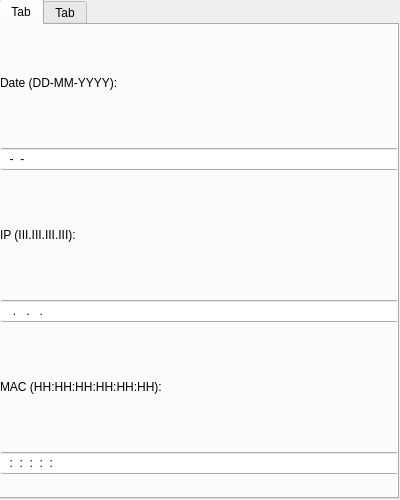
<?xml version="1.0" encoding="UTF-8"?>
<ui version="4.0">
 <class>Window</class>
 <widget class="QDialog" name="Window">
  <property name="geometry">
   <rect>
    <x>0</x>
    <y>0</y>
    <width>400</width>
    <height>500</height>
   </rect>
  </property>
  <property name="windowTitle">
   <string>Dialog</string>
  </property>
  <widget class="QWidget" name="layoutWidget">
   <property name="geometry">
    <rect>
     <x>-1</x>
     <y>-1</y>
     <width>400</width>
     <height>500</height>
    </rect>
   </property>
   <layout class="QVBoxLayout">
    <item>
     <widget class="QTabWidget" name="tabWidget">
      <property name="currentIndex">
       <number>0</number>
      </property>
      <widget class="QWidget" name="tab">
       <attribute name="title">
        <string>Tab</string>
       </attribute>
       <widget class="QWidget" name="layoutWidget">
        <property name="geometry">
         <rect>
          <x>-1</x>
          <y>-1</y>
          <width>400</width>
          <height>500</height>
         </rect>
        </property>
        <layout class="QVBoxLayout">
         <property name="bottomMargin">
          <number>50</number>
         </property>
         <item>
          <widget class="QLabel" name="lbl1">
           <property name="text">
            <string>Date (DD-MM-YYYY):</string>
           </property>
          </widget>
         </item>
         <item>
          <widget class="QLineEdit" name="input1">
           <property name="inputMask">
            <string>99-99-9999</string>
           </property>
           <property name="text">
            <string>--</string>
           </property>
          </widget>
         </item>
         <item>
          <widget class="QLabel" name="lbl2">
           <property name="text">
            <string>IP (III.III.III.III):</string>
           </property>
          </widget>
         </item>
         <item>
          <widget class="QLineEdit" name="input2">
           <property name="inputMask">
            <string>000.000.000.000</string>
           </property>
           <property name="text">
            <string>...</string>
           </property>
          </widget>
         </item>
         <item>
          <widget class="QLabel" name="lbl3">
           <property name="text">
            <string>MAC (HH:HH:HH:HH:HH:HH): </string>
           </property>
          </widget>
         </item>
         <item>
          <widget class="QLineEdit" name="input3">
           <property name="inputMask">
            <string>HH:HH:HH:HH:HH:HH</string>
           </property>
           <property name="text">
            <string>:::::</string>
           </property>
          </widget>
         </item>
        </layout>
       </widget>
      </widget>
      <widget class="QWidget" name="tab">
       <attribute name="title">
        <string>Tab</string>
       </attribute>
       <widget class="QWidget" name="layoutWidget">
        <property name="geometry">
         <rect>
          <x>-1</x>
          <y>-1</y>
          <width>400</width>
          <height>500</height>
         </rect>
        </property>
        <layout class="QVBoxLayout">
         <property name="bottomMargin">
          <number>50</number>
         </property>
         <item>
          <widget class="QPushButton" name="btn1">
           <property name="text">
            <string>1</string>
           </property>
          </widget>
         </item>
        </layout>
       </widget>
      </widget>
     </widget>
    </item>
   </layout>
  </widget>
 </widget>
 <resources/>
 <connections/>
</ui>
